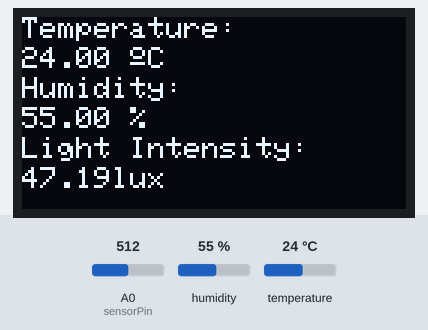
A sketch run on a simulated ESP8266 (NodeMCU). On the bench: 128×64 one-colour display. Inputs (shaded band) come from the test bench; at power-on: A0 (sensorPin) = 512, humidity 55 %, temperature 24 °C. WiFi joins after 1.5 s; servers stay silent unless stated; network time is answered at once with the bench clock; the local clock reads 2024-03-15 10:24:30 at power-on unless the sketch sets it; storage starts empty; what the sketch prints to the serial monitor is not drawn.

Above: at 13.8 s.

The sketch:

Source_Code_WeatherStationESP8266.ino
```cpp
/* MicroSD Module Property */
#include <SPI.h>
#include <SD.h>
File myFile;
/*End of MicroSD Module Property*/

/* DHT Sensor Property */
#include <DHT.h>

#define DHTPIN 2     // Digital pin connected to the DHT sensor (can be replaced with D4 or 2 -> because D4 = 2)
#define DHTTYPE    DHT22     // DHT 22 (AM2302)
DHT dht(DHTPIN, DHTTYPE);
/* End of DHT Sensor Property */

/* OLED Display Property */
#include <Wire.h>
#include <Adafruit_GFX.h>
#include <Adafruit_SSD1306.h>
#include <Adafruit_Sensor.h>

#define SCREEN_WIDTH 128 // OLED display width, in pixels
#define SCREEN_HEIGHT 64 // OLED display height, in pixels
Adafruit_SSD1306 display(SCREEN_WIDTH, SCREEN_HEIGHT, &Wire, -1); // Declaration for an SSD1306 display connected to I2C (SDA, SCL pins)
/* End of OLED Display Property */

/* IoT Property */
#include <ESP8266WiFi.h>
const char *ssid =  "SSID";     // replace with your wifi ssid and wpa2 key
const char *pass =  "PASS";
WiFiClient client;

/* Thingspeak Property */
#include <ThingSpeak.h>
unsigned long myChannelNumber = 823396; //Replace with your channel number
const char * myWriteAPIKey = "API KEY"; //Replace with your API key
/* End of Thingspeak Property */

/* NTP Client Property */

#include "NTPClient.h" // this is external library from NTP library Fabrice Weinberg (https://github.com/arduino-libraries/NTPClient.git). Put this library in the same folder with this .ino file
#include <WiFiUdp.h> //handles sending and receiving of UDP packages
WiFiUDP ntpUDP;
NTPClient timeClient(ntpUDP);
String date_time;
/*End of NTP Client Property */

/* End of IoT Property */

/* LDR Sensor Property */
int sensorPin = A0;    // input for LDR
int sensorValue2 = 0;  // variable to store the value coming from sensor LDR
#define MAX_ADC_READING     1023
#define ADC_REF_VOLTAGE     5.0
#define REF_RESISTANCE      10000
#define LUX_CALC_SCALAR     123235178.3654270
#define LUX_CALC_EXPONENT   -1.604568157
/* End of LDR Sensor Property */


void setup() {


  Serial.begin(115200); //open serial monitor on baud rate 115200

  dht.begin(); //set up sensor DHT //Set up OLED Display

  /*OLED Display Set up*/
  if(!display.begin(SSD1306_SWITCHCAPVCC, 0x3C)) {
    Serial.println(F("SSD1306 allocation failed"));
    for(;;);
  }
  delay(2000);
  display.clearDisplay();
  display.setTextColor(WHITE);
  /*End of OLED Display Set up*/

  /*MicroSD Module Set up*/
  delay(5000); //delay to slow down the printing process on serial monitor
  Serial.print("Initializing SD card...");

  if (!SD.begin(15)) {
    Serial.println("initialization failed!");
    return;
  }
  Serial.println("initialization done.");
  /*End of MicroSD Module Set up*/

  Serial.println("Connecting to ");
       Serial.println(ssid);


       WiFi.begin(ssid, pass);

      while (WiFi.status() != WL_CONNECTED)
     {
            delay(500);
            Serial.print(".");
     }
      Serial.println("");
      Serial.println("WiFi connected");

      ThingSpeak.begin(client);  // Initialize ThingSpeak

      timeClient.begin();
      // Set offset time in seconds to adjust for your timezone, for example:
      // GMT +1 = 3600
      // GMT +8 = 28800
      // GMT -1 = -3600
      // GMT 0 = 0
      timeClient.setTimeOffset(25200);
}

void loop() {

  timeClient.update();
  date_time = timeClient.getFormattedDate();
  Serial.println(date_time);

  delay(5000);
  //read temperature and humidity
  float t = dht.readTemperature();
  float h = dht.readHumidity();

  //read LDR sensor
  sensorValue2 = analogRead(sensorPin);
  delay(100);

  float resistorVoltage, ldrVoltage;
  float ldrResistance;
  float ldrLux;
  resistorVoltage = (float)sensorValue2 / MAX_ADC_READING * ADC_REF_VOLTAGE;
  ldrVoltage = ADC_REF_VOLTAGE - resistorVoltage;
  ldrResistance = ldrVoltage/resistorVoltage * REF_RESISTANCE;
  ldrLux = LUX_CALC_SCALAR * pow(ldrResistance, LUX_CALC_EXPONENT);
  //Serial.print("Light Intensity :"); Serial.print(ldrLux ); Serial.println(" lux");

  //clear display
  display.clearDisplay();

  // display temperature
  display.setTextSize(1);
  display.setCursor(0,0);

  Serial.print("Temperature: ");
  Serial.print(t);
  Serial.println(" degrees Celcius");

  display.print("Temperature: ");
  display.setTextSize(1);
  display.setCursor(0,10);
  display.print(t);
  display.print(" ");
  display.setTextSize(1);
  display.cp437(true);
  display.write(167);
  display.setTextSize(1);
  display.print("C ");

  // display humidity
  display.setTextSize(1);
  display.setCursor(0, 20);

  Serial.print("Humidity: ");
  Serial.print(h);
  Serial.println(" %");

  display.print("Humidity: ");
  display.setTextSize(1);
  display.setCursor(0, 30);
  display.print(h);
  display.print(" % ");

  //display LDR
  display.setTextSize(1);
  display.setCursor (0,40);

  Serial.print("Light Intensity : ");
  Serial.print(ldrLux);
  Serial.println(" lux");

  display.print("Light Intensity: ");
  display.setTextSize(1);
  display.setCursor(0, 50);
  display.print(ldrLux);
  display.print("lux");

  display.display();

   // open the file. note that only one file can be open at a time,
  // so you have to close this one before opening another.
  myFile = SD.open("WeatherData.txt", FILE_WRITE);

  // if the file opened okay, write to it:
  if (myFile) {
    Serial.println("");
    Serial.println("Writing to WeatherData.txt...");

    myFile.println(date_time);

    //writing data to MicroSD
    myFile.print("Humidity : ");
    myFile.print(h);
    myFile.println(" %");
    myFile.print("Temperature : ");
    myFile.print(t);
    myFile.println(" C");
    myFile.print("Light Intensity : ");
    myFile.print(ldrLux);
    myFile.println(" lux");

    myFile.println(" ");
    // close the file:
    myFile.close();
    Serial.println("done writing.............");
  } else {
    // if the file didn't open, print an error:
    Serial.println("error opening WeatherData.txt");
  }

  // re-open the file for reading:
  Serial.println("");
  myFile = SD.open("WeatherData.txt");
  if (myFile) {
    Serial.println("Reading WeatherData.txt .........");

    // read from the file until there's nothing else in it:
    while (myFile.available()) {
      Serial.write(myFile.read());
    }
    // close the file:
    myFile.close();
  } else {
    // if the file didn't open, print an error:
    Serial.println("error opening WeatherData.txt");
  }

  Serial.println("done reading..........");

  long int data = ThingSpeak.writeField(myChannelNumber, 1, t, myWriteAPIKey);
  if(data == 200){
    Serial.println("Temp Channel update successful.");
  }
  else{
    Serial.println("Problem updating Temp channel. HTTP error code " + String(data));
  }
  delay(20000); // Wait 20 seconds to update the channel again

  data = ThingSpeak.writeField(myChannelNumber, 2, h, myWriteAPIKey);
  if(data == 200){
    Serial.println("Humid Channel update successful.");
  }
  else{
    Serial.println("Problem updating Humid channel. HTTP error code " + String(data));
  }
 delay(20000); // Wait 20 seconds to update the channel again

  data = ThingSpeak.writeField(myChannelNumber, 3, ldrLux, myWriteAPIKey);
  if(data == 200){
    Serial.println("LDR Channel update successful.");
  }
  else{
    Serial.println("Problem updating LDR channel. HTTP error code " + String(data));
  }
  delay(20000); // Wait 20 seconds to update the channel again


}
```
